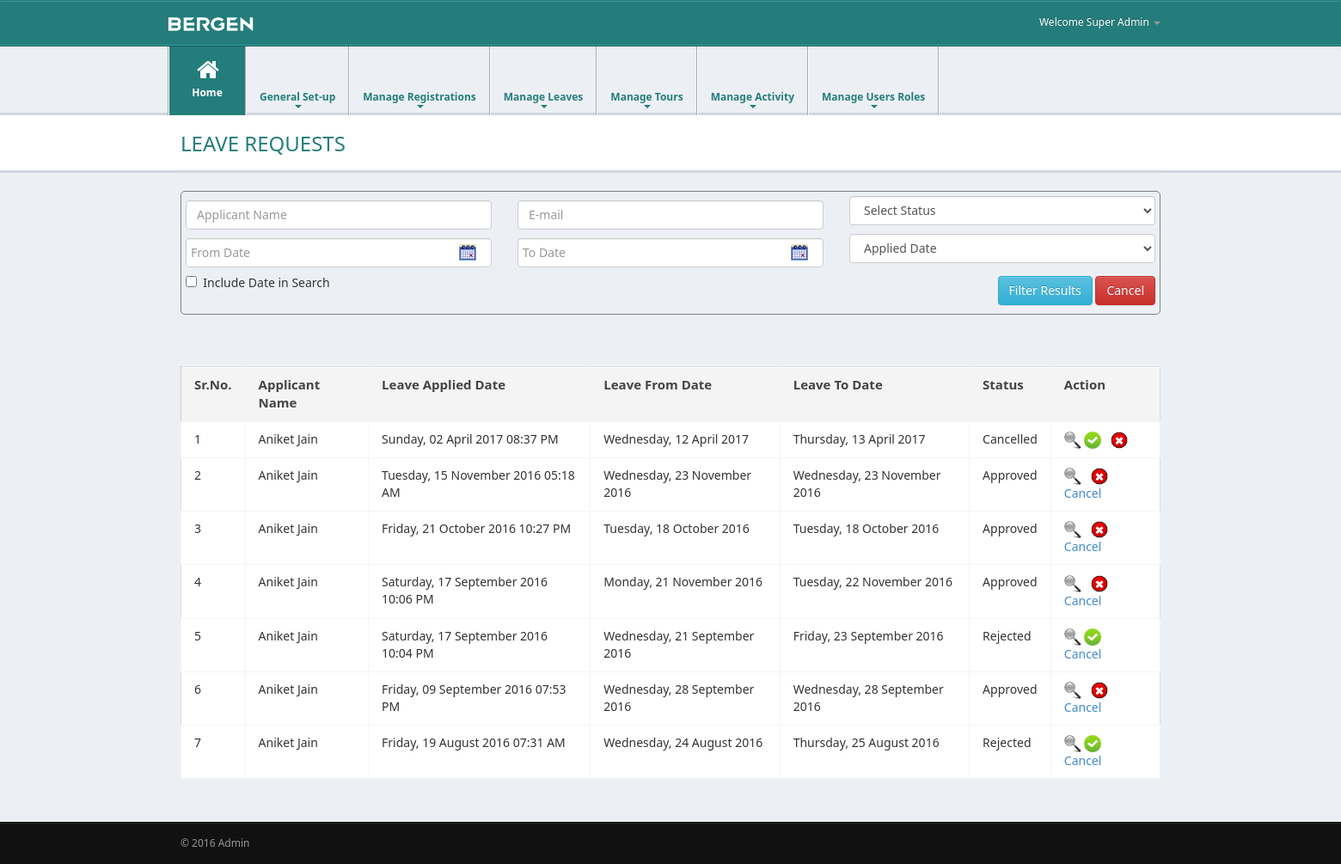
The page /index.php?Option=Leaves&SubOption=leaveRequests (signed in) on the database its author committed.
### tables this page shows
CREATE TABLE IF NOT EXISTS `leave_applications` (
  `id` int(11) NOT NULL AUTO_INCREMENT,
  `emp_id` int(11) NOT NULL COMMENT 'ID of employee (Refers to "employees" table)',
  `leave_type_id` int(11) NOT NULL,
  `leave_from_date` date NOT NULL,
  `leave_to_date` date NOT NULL,
  `leaves_required` int(11) NOT NULL COMMENT 'in days',
  `half_day_leave` enum('YES','NO') NOT NULL DEFAULT 'NO',
  `job_assignee_id` int(11) NOT NULL,
  `reason_of_leave` text NOT NULL,
  `leave_address` text NOT NULL,
  `leave_phone` int(11) NOT NULL,
  `medical_certificate` varchar(100) NOT NULL,
  `leave_balance` float NOT NULL,
  `approve_status_HOD1` enum('pending','approved','rejected','cancelled') NOT NULL DEFAULT 'pending',
  `HOD1_comment` text NOT NULL,
  `approved_by_HOD1_id` int(11) NOT NULL DEFAULT '0',
  `approve_status_HOD2` enum('pending','approved','rejected') NOT NULL DEFAULT 'pending',
  `HOD2_comment` text NOT NULL,
  `created_date` datetime NOT NULL,
  `last_updated` datetime NOT NULL,
  PRIMARY KEY (`id`)
);

CREATE TABLE IF NOT EXISTS `employees` (
  `emp_id` int(11) NOT NULL AUTO_INCREMENT,
  `first_name` varchar(255) NOT NULL,
  `last_name` varchar(255) NOT NULL,
  `email` varchar(255) NOT NULL,
  `password` varchar(255) NOT NULL,
  `department_id` int(11) NOT NULL COMMENT 'ID of department',
  `designation_id` int(11) NOT NULL COMMENT 'ID of designation',
  `branch_id` int(11) NOT NULL,
  `address` text NOT NULL,
  `phone` bigint(20) NOT NULL,
  `emp_code` varchar(255) NOT NULL,
  `status` enum('active','inactive') NOT NULL DEFAULT 'active',
  `emp_category` enum('originator','authorizer','both') NOT NULL,
  `birth_date` date NOT NULL,
  `joining_date` date NOT NULL,
  `pan_number` varchar(255) NOT NULL,
  `passport_number` varchar(255) NOT NULL,
  `HOD_1_id` int(11) NOT NULL,
  `HOD_1_name` varchar(255) NOT NULL,
  `HOD_1_email` varchar(255) NOT NULL,
  `HOD_2_id` int(11) NOT NULL,
  `HOD_2_name` varchar(255) NOT NULL,
  `HOD_2_email` varchar(255) NOT NULL,
  `hr_id` int(11) NOT NULL,
  `hr_name` varchar(255) NOT NULL,
  `hr_email` int(255) NOT NULL,
  `role_id` int(11) NOT NULL COMMENT 'Refers to the ID of table "roles"',
  `bank_name` varchar(255) NOT NULL,
  `bank_ac_number` varchar(200) NOT NULL,
  `bank_ifsc_Code` varchar(20) NOT NULL,
  `bank_branch_address` text NOT NULL,
  `created_date` datetime NOT NULL,
  `last_password_change` datetime NOT NULL,
  PRIMARY KEY (`emp_id`)
);

### classes/class.Leaves.inc.php (called while the page is built, shortened)
<?php
class Leaves
{
	public function getLeaveApplications($empId, $category = 'originator', $applicationId = 0, $start = '', $end = '')
	{
		$search_text_condition = $this->getSearchTextCondition();
		$query = "SELECT la.*, e.first_name, e.last_name, e.HOD_1_id, e.HOD_2_id, e.hr_id, e.email, e_1.emp_id AS assignee_emp_id, e_1.first_name AS assignee_first_name, e_1.last_name AS assignee_last_name, e_1.email AS assignee_email, lt.* FROM leave_applications AS la INNER JOIN employees AS e ON la.emp_id = e.emp_id INNER JOIN employees AS e_1 ON la.job_assignee_id = e_1.emp_id INNER JOIN leave_types AS lt ON la.leave_type_id = lt.leave_type_id WHERE 1=1 ";
		$query .= $search_text_condition;
		if($applicationId > 0 && $category == 'originator')
		{
			$query .= " AND la.id = '".$applicationId."' AND la.emp_id = '".$empId."'";
		}
		elseif($applicationId > 0 && $category == 'authorizer')
		{
			$query .= " AND la.id = '".$applicationId."' AND e.HOD_1_id = '".$empId."' ";
		}
		elseif($applicationId > 0 && $category == 'superadmin')
		{
			$query .= " AND la.id = '".$applicationId."' ";
		}
		elseif($applicationId > 0 && ($category == 'finance' || $category == 'hr'))
		{
			$query .= " AND la.id = '".$applicationId."' ";
		}
		elseif($category == 'authorizer')
		{
			$query .= " AND e.HOD_1_id = '".$empId."' ";
		}
		elseif($category == 'finance' || $category == 'hr')
		{
			$query .= " ";
		}
		elseif($category == 'superadmin')
		{
			$query .= " ";
		}
		else
		{
			$query .= " AND e.emp_id = '".$empId."' ";
		}
		$query .= " ORDER BY la.id DESC";
		if($end > 0)
		{
			$query .= " LIMIT $start, $end";
		}
		$rsQuery = $GLOBALS['obj_db']->execute_query($query);
        return $rsQuery;
	}
	public function getSearchTextCondition()
    {
		$search_text_condition = "";
        return $search_text_condition;
    }
}
?>

### classes/class.Database.inc.php (called while the page is built, shortened)
<?php
class Database
{
	public $link;
	private $db_host;
	private $db_name;
	private $db_user;
	private $db_password;
	function __construct($db_host = DB_HOST, $db_user = DB_USER, $db_password = DB_PASSWORD, $db_name = DB_NAME)
	{
		$this->db_host = $db_host;
		$this->db_name = $db_name;
		$this->db_user = $db_user;
		$this->db_password = $db_password;
	}
	function get_database_link()
	{
		$this->link = mysqli_connect($this->db_host, $this->db_user, $this->db_password, $this->db_name);
		if (mysqli_connect_errno())
		{
			$error = mysqli_connect_error();
			$this->error_function($error);
		}
		else
		{
			return $this->link;
		}
	}
	function execute_query($query, $file='', $line=0, $func='')
	{
		$rs = mysqli_query($this->link, $query) or die($this->error_function(mysqli_error($this->link), $file, $line, $func, $query));
		return $rs;
	}
    public function fetch_array($resultSet, $mode = '')
    {
		if(!$mode)
		{
			$mode = MYSQLI_BOTH;
		}
		elseif($mode == 'ASSOC')
		{
			$mode = MYSQLI_ASSOC;
		}
		elseif($mode == 'NUM')
		{
			$mode = MYSQLI_NUM;
		}
		elseif($mode == 'BOTH')
		{
			$mode = MYSQLI_BOTH;
		}
        return @mysqli_fetch_array($resultSet, $mode);
    }
    public function num_rows($resultSet)
    {
        return @mysqli_num_rows($resultSet);
    }
}

### includes/leaves/leave_requests.php (the view, shortened to what this page needs)
<link href="<?php echo SITE_URL;?>/css/jquery.fancybox.css" rel="stylesheet">
<?php
require_once("".CLASS_PATH."/class.Leaves.inc.php");
$objLeaves = new Leaves;
require_once("".CLASS_PATH."/class.Designation.inc.php");
?>
<div class="page-header">
	<h3>Leave Requests</h3>
</div>
<div class="col-md-12" style="clear:both; border: 1px solid grey; border-radius: 5px; padding: 5px; margin-bottom: 20px;">
	<form name="search_form" method="post" action="index.php?Option=Leaves&SubOption=leaveRequests">
	<div class="row">
	  <div class="tourform">
		<div class="col-md-4">
			<input type="search" name="txt_search_emp_name" value="<?php echo $_REQUEST['txt_search_emp_name']; ?>" class="form-control" placeholder="Applicant Name">
		</div>
		<div class="col-md-4">
			<input type="search" name="txt_search_email" value="<?php echo $_REQUEST['txt_search_email']; ?>" class="form-control" placeholder="E-mail">
		</div>
		<div class="col-md-4">
			<select name="txt_search_status" class="form-control">
				<option value="-1">Select Status</option>
			</select>
		</div>
	</div>
	</div>
	<div class="row">
	<div class="tourform">
		<div class="col-md-4">
			<input type="search" name="txt_search_date_from" id="txt_search_date_from" value="<?php echo $_REQUEST['txt_search_date_from']; ?>" class="form-control date-picker" placeholder="From Date" readonly="readonly">
		</div>
		<div class="col-md-4">
			<input type="search" name="txt_search_date_to" id="txt_search_date_to" value="<?php echo $_REQUEST['txt_search_date_to']; ?>" class="form-control date-picker" placeholder="To Date" readonly="readonly">
		</div>
		<div class="col-md-4">
			<select name="txt_search_date_type" class="form-control">
				<option value="applied_date" <?php echo ($_REQUEST['txt_search_date_type'] == 'applied_date') ? 'selected="selected"' : ''; ?>>Applied Date</option>
			</select>
		</div>
		</div>
     </div>
     <div class="row">
     <div class="tourform">
		<div class="col-md-4" style="text-align: left;">
			<input type="checkbox" name="date_included" id="date_included" <?php echo (!empty($_REQUEST['date_included'])) ? 'checked' : ''; ?> />&nbsp;&nbsp;Include Date in Search
		</div>
		<div class="col-md-8" style="text-align: right;">
			<input type="submit" class="btn btn-info" value="Filter Results">
			<input type="button" onclick="window.location.href='index.php?Option=Leaves&SubOption=leaveRequests';" class="btn btn-danger" value="Cancel" />
		</div>
		</div>
	</div>
	</form>
</div>
		<p id='message-section'></p>
		<form action="index.php?Option=Leaves&SubOption=leaveRequests" method="post" name="frmUpdate" id="frmUpdate">
		<div class="table-responsive">
			<table class="table table-bordered table-hover table-striped">
                <thead>
                  <tr>
				    <th>Sr.No.</th>
                    <th>Applicant Name</th>
					<th>Leave Applied Date</th>
					<th>Leave From Date</th>
                    <th>Leave To Date</th>
					<th>Status</th>
					<th>Action</th>
                  </tr>
                </thead>
				<tbody>
				<?php
				$end = 20;
				$page = $_REQUEST['page'];
				if($page)
					$start = ($page - 1) * $end;
				else
					$start = 0;
				$rsLeaveApplications = $objLeaves->getLeaveApplications($_SESSION['userId'], $_SESSION['userType'], 0, $start, $end);
				if($GLOBALS['obj_db']->num_rows($rsLeaveApplications))
				{
					$i = 1;
					while($rowLeaveApplications = $GLOBALS['obj_db']->fetch_array($rsLeaveApplications))
					{
						$createdDateObj = new DateTime($rowLeaveApplications['created_date']);
						$fromDateObj = new DateTime($rowLeaveApplications['leave_from_date']);
						$toDateObj = new DateTime($rowLeaveApplications['leave_to_date']);
					?>
					<tr>
						<td><?php echo $i; ?></td>
						<td><?php echo $rowLeaveApplications['first_name']." ".$rowLeaveApplications['last_name']; ?></td>
						<td><?php echo $createdDateObj->format('l, d F Y h:i A'); ?></td>
						<td><?php echo $fromDateObj->format('l, d F Y'); ?></td>
						<td><?php echo $toDateObj->format('l, d F Y'); ?></td>
						<td id="status-text-<?php echo $rowLeaveApplications['id']; ?>"><?php echo ucfirst($rowLeaveApplications['approve_status_HOD1']); ?></td>
						<td>
							<a href="./leave_request_detail.php?applicationId=<?php echo $rowLeaveApplications['id']; ?>&userType=<?php echo $_SESSION['userType']; ?>" class="iframe_fancybox" title="Leave Request Details - <?php echo $rowLeaveApplications['first_name']." ".$rowLeaveApplications['last_name']; ?>"><img src="<?php echo SITE_URL;?>/images/icon-search.png" style="width:20px; height:20px;" /></a>
							<span id="actionbox-<?php echo $rowLeaveApplications['id']; ?>">
                                <?php
								if($rowLeaveApplications['approve_status_HOD1'] != 'approved' && $_SESSION['userType'] == 'authorizer')
								{
								?>
									<a href="./ajax.php?action=showLeaveComments&applicationId=<?php echo $rowLeaveApplications['id']; ?>&userType=<?php echo $_SESSION['userType']; ?>&status=approved" data-original-title="Approve Request" title="" data-placement="bottom" data-toggle="tooltip" class="ui-tooltip iframe_fancybox">
										<img src="<?php echo SITE_URL;?>/images/icon-approve.png" style="width:20px; height:20px;" />
									</a>
								<?php
								}
								?>
								<?php
								if($rowLeaveApplications['approve_status_HOD1'] != 'rejected' && $_SESSION['userType'] == 'authorizer')
								{
								?>
									<a href="./ajax.php?action=showLeaveComments&applicationId=<?php echo $rowLeaveApplications['id']; ?>&userType=<?php echo $_SESSION['userType']; ?>&status=rejected" data-original-title="Reject Request" title="" data-placement="bottom" data-toggle="tooltip" class="ui-tooltip iframe_fancybox">
										<img src="<?php echo SITE_URL;?>/images/icon-reject.png" style="width:20px; height:20px;" />
									</a>
								<?php
								}
								?>
							</span>
								<?php
								if($rowLeaveApplications['approve_status_HOD1'] != 'cancelled' && $_SESSION['userType'] == 'authorizer')
								{
								?>
								<a href="./ajax.php?action=showLeaveComments&applicationId=<?php echo $rowLeaveApplications['id']; ?>&userType=<?php echo $_SESSION['userType']; ?>&status=cancelled" data-original-title="Cancel Request" title="" data-placement="bottom" data-toggle="tooltip" class="ui-tooltip iframe_fancybox">
									Cancel
								</a>
								<?php
								}
								?>
						</td>
					</tr>
					<?php
						$i++;
					}
				}
				else
				{
					echo '<tr><td colspan="100%" align="center">You have no leave requests.</td></tr>';
				}
				?>
		       </tbody>
		    </table>
		</div>
	</form>
	<table width="100%">
		<tr>
			<td colspan="100%">
			</td>
		</tr>
	</table>

### rows shown on the page
leave_applications: emp.first_name "Aniket", emp.last_name "Jain", created_date "Sunday, 02 April 2017 08:37 PM", leave_from_date "Wednesday, 12 April 2017", leave_to_date "Thursday, 13 April 2017", approve_status_HOD1 "Cancelled"
leave_applications: emp.first_name "Aniket", emp.last_name "Jain", created_date "Tuesday, 15 November 2016 05:18 AM", leave_from_date "Wednesday, 23 November 2016", leave_to_date "Wednesday, 23 November 2016", approve_status_HOD1 "Approved"
leave_applications: emp.first_name "Aniket", emp.last_name "Jain", created_date "Friday, 21 October 2016 10:27 PM", leave_from_date "Tuesday, 18 October 2016", leave_to_date "Tuesday, 18 October 2016", approve_status_HOD1 "Approved"
leave_applications: emp.first_name "Aniket", emp.last_name "Jain", created_date "Saturday, 17 September 2016 10:06 PM", leave_from_date "Monday, 21 November 2016", leave_to_date "Tuesday, 22 November 2016", approve_status_HOD1 "Approved"
leave_applications: emp.first_name "Aniket", emp.last_name "Jain", created_date "Saturday, 17 September 2016 10:04 PM", leave_from_date "Wednesday, 21 September 2016", leave_to_date "Friday, 23 September 2016", approve_status_HOD1 "Rejected"
leave_applications: emp.first_name "Aniket", emp.last_name "Jain", created_date "Friday, 09 September 2016 07:53 PM", leave_from_date "Wednesday, 28 September 2016", leave_to_date "Wednesday, 28 September 2016", approve_status_HOD1 "Approved"
leave_applications: emp.first_name "Aniket", emp.last_name "Jain", created_date "Friday, 19 August 2016 07:31 AM", leave_from_date "Wednesday, 24 August 2016", leave_to_date "Thursday, 25 August 2016", approve_status_HOD1 "Rejected"

### other values the page prints
$_SESSION['userName'] "Super Admin"
$serviceDetails['serviceName'] "General Set-up"
$serviceDetails['serviceName'] "Manage Registrations"
$serviceDetails['serviceName'] "Manage Leaves"
$serviceDetails['serviceName'] "Manage Tours"
$serviceDetails['serviceName'] "Manage Activity"
$serviceDetails['serviceName'] "Manage Users Roles"
